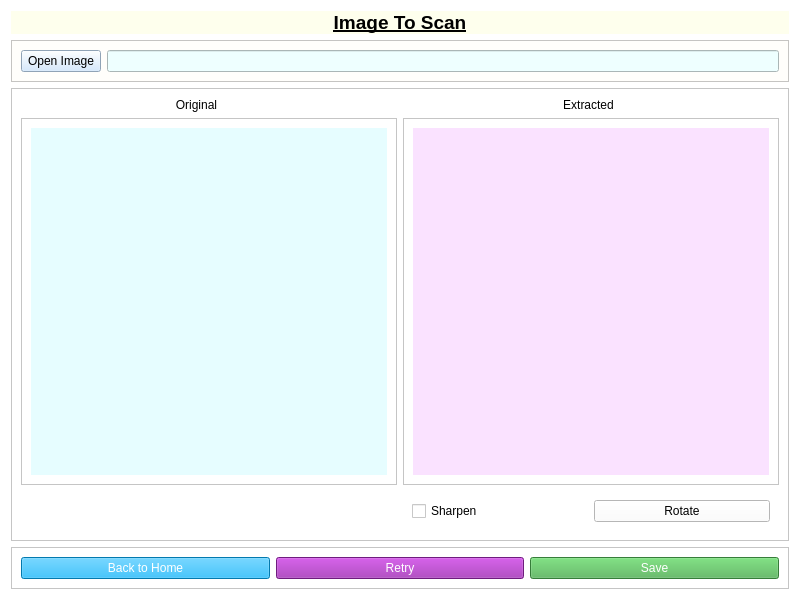
<?xml version="1.0" encoding="UTF-8"?>
<ui version="4.0">
 <class>GetMeScanner</class>
 <widget class="QWidget" name="GetMeScanner">
  <property name="geometry">
   <rect>
    <x>0</x>
    <y>0</y>
    <width>800</width>
    <height>600</height>
   </rect>
  </property>
  <property name="windowTitle">
   <string>GetMe Scanner</string>
  </property>
  <property name="windowIcon">
   <iconset>
    <normaloff>../Icon/logo.png</normaloff>../Icon/logo.png</iconset>
  </property>
  <property name="styleSheet">
   <string notr="true">background-color: rgb(255, 255, 255);</string>
  </property>
  <layout class="QGridLayout" name="gridLayout_6">
   <item row="0" column="0">
    <widget class="QLabel" name="Title">
     <property name="styleSheet">
      <string notr="true">background-color: rgb(254, 255, 237);</string>
     </property>
     <property name="text">
      <string>&lt;html&gt;&lt;head/&gt;&lt;body&gt;&lt;p&gt;&lt;span style=&quot; font-size:14pt; font-weight:600; text-decoration: underline;&quot;&gt;Image To Scan&lt;/span&gt;&lt;/p&gt;&lt;/body&gt;&lt;/html&gt;</string>
     </property>
     <property name="alignment">
      <set>Qt::AlignCenter</set>
     </property>
    </widget>
   </item>
   <item row="1" column="0">
    <widget class="QFrame" name="OpenFileFrame">
     <property name="styleSheet">
      <string notr="true">background-color: rgb(255, 254, 251);</string>
     </property>
     <property name="frameShape">
      <enum>QFrame::StyledPanel</enum>
     </property>
     <property name="frameShadow">
      <enum>QFrame::Raised</enum>
     </property>
     <layout class="QHBoxLayout" name="horizontalLayout">
      <item>
       <widget class="QPushButton" name="ButtonOpenImage">
        <property name="styleSheet">
         <string notr="true">background-color: rgb(233, 249, 255);
background-color: rgb(202, 228, 255);</string>
        </property>
        <property name="text">
         <string>Open Image</string>
        </property>
       </widget>
      </item>
      <item>
       <widget class="QLineEdit" name="Addressbar">
        <property name="styleSheet">
         <string notr="true">background-color: rgb(238, 255, 255);</string>
        </property>
       </widget>
      </item>
     </layout>
    </widget>
   </item>
   <item row="2" column="0">
    <widget class="QFrame" name="frame_2">
     <property name="frameShape">
      <enum>QFrame::StyledPanel</enum>
     </property>
     <property name="frameShadow">
      <enum>QFrame::Raised</enum>
     </property>
     <layout class="QGridLayout" name="gridLayout">
      <item row="2" column="1">
       <widget class="QWidget" name="ProcessWidget" native="true">
        <layout class="QGridLayout" name="gridLayout_3">
         <item row="0" column="0">
          <widget class="QCheckBox" name="buttonSharpen">
           <property name="text">
            <string>Sharpen</string>
           </property>
           <property name="tristate">
            <bool>false</bool>
           </property>
          </widget>
         </item>
         <item row="0" column="1">
          <widget class="QPushButton" name="buttonRotate">
           <property name="text">
            <string>Rotate</string>
           </property>
          </widget>
         </item>
        </layout>
       </widget>
      </item>
      <item row="0" column="1">
       <widget class="QLabel" name="labelExtractedImage">
        <property name="maximumSize">
         <size>
          <width>371</width>
          <height>16</height>
         </size>
        </property>
        <property name="text">
         <string>Extracted</string>
        </property>
        <property name="alignment">
         <set>Qt::AlignCenter</set>
        </property>
       </widget>
      </item>
      <item row="1" column="1">
       <widget class="QFrame" name="previewExtracted">
        <property name="minimumSize">
         <size>
          <width>351</width>
          <height>301</height>
         </size>
        </property>
        <property name="frameShape">
         <enum>QFrame::StyledPanel</enum>
        </property>
        <property name="frameShadow">
         <enum>QFrame::Raised</enum>
        </property>
        <layout class="QGridLayout" name="gridLayout_5">
         <item row="0" column="1">
          <widget class="QLabel" name="PreviewExtendedView">
           <property name="sizePolicy">
            <sizepolicy hsizetype="Expanding" vsizetype="Expanding">
             <horstretch>0</horstretch>
             <verstretch>0</verstretch>
            </sizepolicy>
           </property>
           <property name="styleSheet">
            <string notr="true">background-color: rgb(250, 226, 255);</string>
           </property>
           <property name="text">
            <string/>
           </property>
          </widget>
         </item>
        </layout>
       </widget>
      </item>
      <item row="1" column="0">
       <widget class="QFrame" name="previewOriginal">
        <property name="minimumSize">
         <size>
          <width>351</width>
          <height>301</height>
         </size>
        </property>
        <property name="frameShape">
         <enum>QFrame::StyledPanel</enum>
        </property>
        <property name="frameShadow">
         <enum>QFrame::Raised</enum>
        </property>
        <layout class="QGridLayout" name="gridLayout_4">
         <item row="0" column="0">
          <widget class="QLabel" name="PreviewOriginalView">
           <property name="sizePolicy">
            <sizepolicy hsizetype="Expanding" vsizetype="Expanding">
             <horstretch>0</horstretch>
             <verstretch>0</verstretch>
            </sizepolicy>
           </property>
           <property name="styleSheet">
            <string notr="true">background-color: rgb(230, 253, 255);</string>
           </property>
           <property name="text">
            <string/>
           </property>
          </widget>
         </item>
        </layout>
       </widget>
      </item>
      <item row="0" column="0">
       <widget class="QLabel" name="labelOriginalImage">
        <property name="maximumSize">
         <size>
          <width>351</width>
          <height>16</height>
         </size>
        </property>
        <property name="text">
         <string>Original</string>
        </property>
        <property name="alignment">
         <set>Qt::AlignCenter</set>
        </property>
       </widget>
      </item>
     </layout>
    </widget>
   </item>
   <item row="3" column="0">
    <widget class="QFrame" name="frame_3">
     <property name="frameShape">
      <enum>QFrame::StyledPanel</enum>
     </property>
     <property name="frameShadow">
      <enum>QFrame::Raised</enum>
     </property>
     <layout class="QGridLayout" name="gridLayout_2">
      <item row="1" column="2">
       <widget class="QPushButton" name="RetryButton">
        <property name="styleSheet">
         <string notr="true">color: rgb(255, 255, 255);
background-color: rgb(156,39,176);</string>
        </property>
        <property name="text">
         <string>Retry</string>
        </property>
        <property name="icon">
         <iconset>
          <normaloff>../../../Resources/Images/retry.png</normaloff>../../../Resources/Images/retry.png</iconset>
        </property>
       </widget>
      </item>
      <item row="1" column="0">
       <widget class="QPushButton" name="backtohome">
        <property name="styleSheet">
         <string notr="true">background-color:rgb(3,169,244);
color: rgb(255, 255, 255);</string>
        </property>
        <property name="text">
         <string>Back to Home</string>
        </property>
       </widget>
      </item>
      <item row="1" column="3">
       <widget class="QPushButton" name="SaveButton">
        <property name="styleSheet">
         <string notr="true">color: rgb(255, 255, 255);
background-color: rgb(76,175,80);</string>
        </property>
        <property name="text">
         <string>Save</string>
        </property>
        <property name="icon">
         <iconset>
          <normaloff>../../../Resources/Images/save.png</normaloff>../../../Resources/Images/save.png</iconset>
        </property>
       </widget>
      </item>
     </layout>
    </widget>
   </item>
  </layout>
 </widget>
 <resources/>
 <connections/>
</ui>
